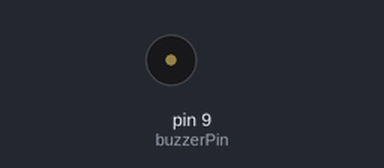
Simulated run of this sketch. Board: Arduino Uno, built with avr-gcc and run on an emulated ATmega328P. Parts: buzzer (waves = sounding).

Above: at 0.1 s.
Timing chart, 0 to 1.8 s (numbered marks = the images above):
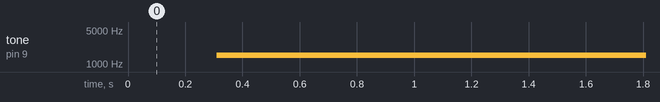

Measured:
- by itself, tone on pin 9 (buzzerPin): silent → 1500 Hz at 0.31 s

The sketch:

buzzer.ino
```cpp
int buzzerPin = 9;
float sinVal;
int toneVal;

void setup() {
  pinMode (buzzerPin,OUTPUT);

}

void loop() {
  for (int x = 0; x < 360;x++) {
    sinVal = sin(x * (PI / 180));
    toneVal = 2000 + sinVal * 500;
    tone (buzzerPin, toneVal);
    delay(1);
  }

}
```
